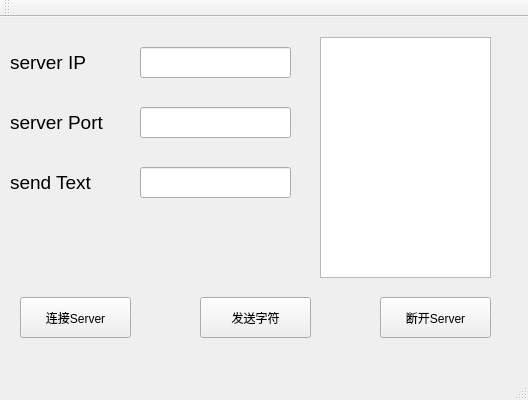
<?xml version="1.0" encoding="UTF-8"?>
<ui version="4.0">
 <class>MainWindow</class>
 <widget class="QMainWindow" name="MainWindow">
  <property name="geometry">
   <rect>
    <x>0</x>
    <y>0</y>
    <width>528</width>
    <height>400</height>
   </rect>
  </property>
  <property name="windowTitle">
   <string>MainWindow</string>
  </property>
  <widget class="QWidget" name="centralWidget">
   <widget class="QLineEdit" name="ipEdit">
    <property name="geometry">
     <rect>
      <x>140</x>
      <y>30</y>
      <width>151</width>
      <height>31</height>
     </rect>
    </property>
    <property name="font">
     <font>
      <pointsize>14</pointsize>
     </font>
    </property>
   </widget>
   <widget class="QLabel" name="label">
    <property name="geometry">
     <rect>
      <x>10</x>
      <y>30</y>
      <width>111</width>
      <height>31</height>
     </rect>
    </property>
    <property name="font">
     <font>
      <pointsize>14</pointsize>
     </font>
    </property>
    <property name="text">
     <string>server IP</string>
    </property>
   </widget>
   <widget class="QLabel" name="label_2">
    <property name="geometry">
     <rect>
      <x>10</x>
      <y>90</y>
      <width>111</width>
      <height>31</height>
     </rect>
    </property>
    <property name="font">
     <font>
      <pointsize>14</pointsize>
     </font>
    </property>
    <property name="text">
     <string>server Port</string>
    </property>
   </widget>
   <widget class="QLineEdit" name="portEdit">
    <property name="geometry">
     <rect>
      <x>140</x>
      <y>90</y>
      <width>151</width>
      <height>31</height>
     </rect>
    </property>
    <property name="font">
     <font>
      <pointsize>14</pointsize>
     </font>
    </property>
   </widget>
   <widget class="QLabel" name="label_3">
    <property name="geometry">
     <rect>
      <x>10</x>
      <y>150</y>
      <width>111</width>
      <height>31</height>
     </rect>
    </property>
    <property name="font">
     <font>
      <pointsize>14</pointsize>
     </font>
    </property>
    <property name="text">
     <string>send Text</string>
    </property>
   </widget>
   <widget class="QLineEdit" name="sendEdit">
    <property name="geometry">
     <rect>
      <x>140</x>
      <y>150</y>
      <width>151</width>
      <height>31</height>
     </rect>
    </property>
    <property name="font">
     <font>
      <pointsize>14</pointsize>
     </font>
    </property>
   </widget>
   <widget class="QPushButton" name="connectButton">
    <property name="geometry">
     <rect>
      <x>20</x>
      <y>280</y>
      <width>111</width>
      <height>41</height>
     </rect>
    </property>
    <property name="text">
     <string>连接Server</string>
    </property>
   </widget>
   <widget class="QPushButton" name="sendButton">
    <property name="geometry">
     <rect>
      <x>200</x>
      <y>280</y>
      <width>111</width>
      <height>41</height>
     </rect>
    </property>
    <property name="text">
     <string>发送字符</string>
    </property>
   </widget>
   <widget class="QPushButton" name="disconnectButton">
    <property name="geometry">
     <rect>
      <x>380</x>
      <y>280</y>
      <width>111</width>
      <height>41</height>
     </rect>
    </property>
    <property name="text">
     <string>断开Server</string>
    </property>
   </widget>
   <widget class="QListWidget" name="listWidget">
    <property name="geometry">
     <rect>
      <x>320</x>
      <y>20</y>
      <width>171</width>
      <height>241</height>
     </rect>
    </property>
   </widget>
  </widget>
  <widget class="QMenuBar" name="menuBar">
   <property name="geometry">
    <rect>
     <x>0</x>
     <y>0</y>
     <width>528</width>
     <height>23</height>
    </rect>
   </property>
  </widget>
  <widget class="QToolBar" name="mainToolBar">
   <attribute name="toolBarArea">
    <enum>TopToolBarArea</enum>
   </attribute>
   <attribute name="toolBarBreak">
    <bool>false</bool>
   </attribute>
  </widget>
  <widget class="QStatusBar" name="statusBar"/>
 </widget>
 <layoutdefault spacing="6" margin="11"/>
 <resources/>
 <connections/>
</ui>
